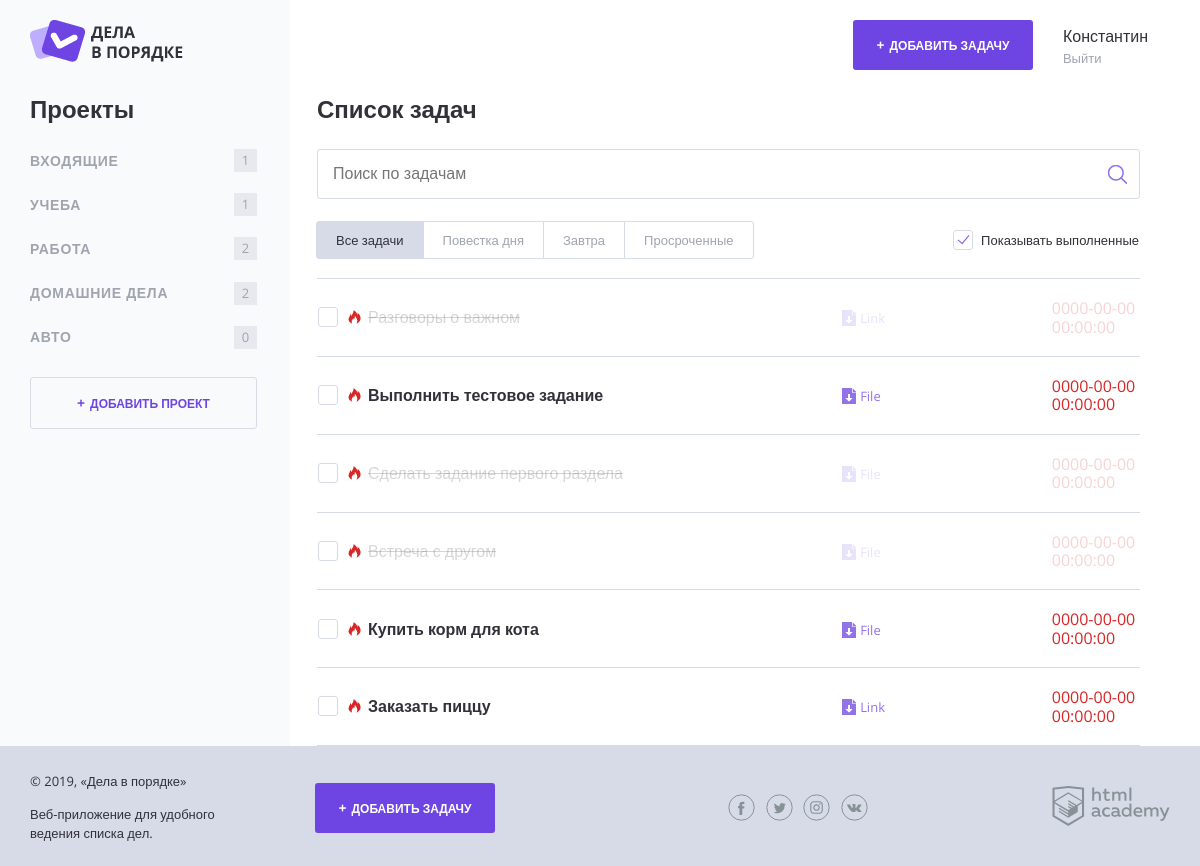
Before: / with the older database file.
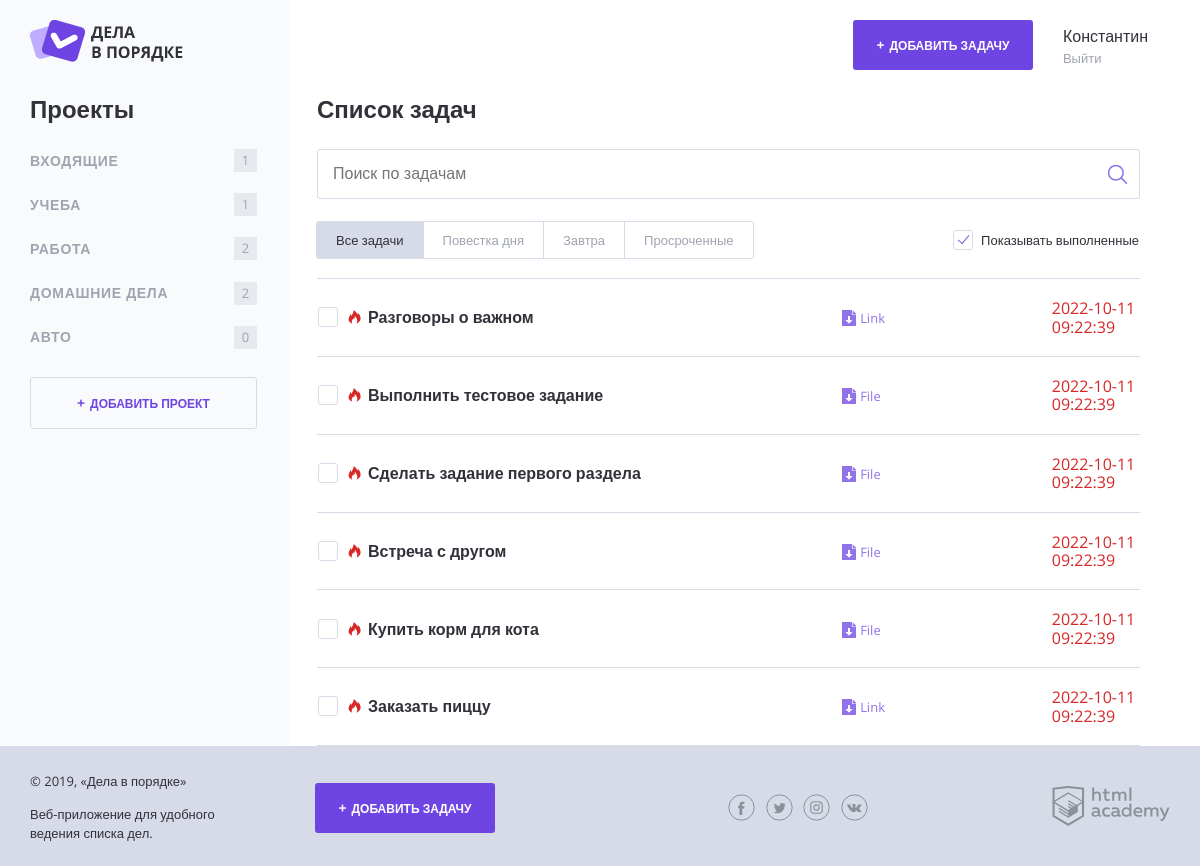
After: the same page with the newer database file.
### tables this page shows
CREATE TABLE tasks (
                     id			BIGINT NOT NULL AUTO_INCREMENT PRIMARY KEY,
                     user_id		BIGINT NOT NULL,
                     project_id	BIGINT NOT NULL,
                     date_create DATETIME NOT NULL DEFAULT CURRENT_TIMESTAMP,
                     title		VARCHAR(255) NOT NULL,
                     file  VARCHAR(255) NULL,
                     is_done TINYINT NOT NULL DEFAULT 0,
                     date_end DATETIME NULL,
                     FOREIGN KEY(user_id) REFERENCES users(id),
                     FOREIGN KEY(project_id) REFERENCES  projects(id)

);

### core/helpers.php (called while the page is built, shortened)
<?php
function include_template($name, array $data = []) {
    $name = 'templates/' . $name;
    extract($data);
    require $name;
    $result = ob_get_clean();
    return $result;
}
function getTime($fe_date)
{
    $timestamp = strtotime($fe_date) - time();
    $hours = floor($timestamp / 3600);
    return $hours;
}
function getAllTasks($con) {
    $tasksObject =$con->query('SELECT
	t.title,
    t.date_create,
    t.is_done,
    t.file,
    p.title as project_name
	FROM `tasks` t JOIN projects p ON t.project_id = p.id');
    return $tasksObject->fetchAll();
}

### core/init.php (called while the page is built, shortened)
<?php
$host = 'localhost';
$dbName = 'doing';
$userName= 'root';
$password= '';
$charset = 'utf8mb4';
$collate = 'utf8mb4_0900_ai_ci';
$driver = 'mysql';
$dsn = "{$driver}:host={$host};dbname={$dbName};charset={$charset}";
$options = [
    PDO::ATTR_ERRMODE => PDO::ERRMODE_EXCEPTION,
    PDO::ATTR_DEFAULT_FETCH_MODE => PDO::FETCH_ASSOC,
    PDO::MYSQL_ATTR_INIT_COMMAND => "SET NAMES {$charset} COLLATE {$collate}"
];
try{
    $con = new PDO($dsn, $userName, $password, $options );
} catch(PDOException $e) {
    die("Подключение к серверу MySQL не удалось - {$e->getMessage()}");
}
$show_complete_tasks = rand(0, 1);
$all_tasks = getAllTasks($con);

### templates/pages/main-template.php (the view, shortened to what this page needs)
<main class="content__main">
        <h2 class="content__main-heading">Список задач</h2>
        <form class="search-form" action="index.php" method="post" autocomplete="off">
            <input class="search-form__input" type="text" name="" value="" placeholder="Поиск по задачам">
            <input class="search-form__submit" type="submit" name="" value="Искать">
        </form>
        <div class="tasks-controls">
            <nav class="tasks-switch">
                <a href="/" class="tasks-switch__item tasks-switch__item--active">Все задачи</a>
                <a href="/" class="tasks-switch__item">Повестка дня</a>
                <a href="/" class="tasks-switch__item">Завтра</a>
                <a href="/" class="tasks-switch__item">Просроченные</a>
            </nav>
            <label class="checkbox">
                <span class="checkbox__text">Показывать выполненные</span>
            </label>
         </div>
        <table class="tasks">
            <?php foreach ($tasks as $task): ?>
                <?php if ($show_complete_tasks === 0 && $task["is_done"]==='1'): ?>
                     <?php continue; ?>
                 <?php else: ?>
                     <tr class="tasks__item task<?php if (getTime($task['date_create']) <= 24):?> task--important<?php endif;?>  <?= ($task["is_done"])==='1' ? 'task--completed' : '';?>">
                            <td class="task__select">
                             <label class="checkbox task__checkbox">
                                <span class="checkbox__text"><?= $task["title"]?></span>
                            </label>
                         </td>
                        <td class="task__file">
                            <a class="download-link" href="#"><?=$task['file']?></a>
                        </td>
                        <td class="task__date"><?= $task["date_create"] ?></td>
                    </tr>
                <?php endif; ?>
            <?php endforeach; ?>
        </table>
    </main>

Changed rows visible on the page:
changed tasks "Разговоры о важном": date_create "0000-00-00 00:00:00" → "2022-10-11 09:22:39"
changed tasks "Выполнить тестовое задание": date_create "0000-00-00 00:00:00" → "2022-10-11 09:22:39"
changed tasks "Сделать задание первого раздела": date_create "0000-00-00 00:00:00" → "2022-10-11 09:22:39"
changed tasks "Встреча с другом": date_create "0000-00-00 00:00:00" → "2022-10-11 09:22:39"
changed tasks "Купить корм для кота": date_create "0000-00-00 00:00:00" → "2022-10-11 09:22:39"
changed tasks "Заказать пиццу": date_create "0000-00-00 00:00:00" → "2022-10-11 09:22:39"
